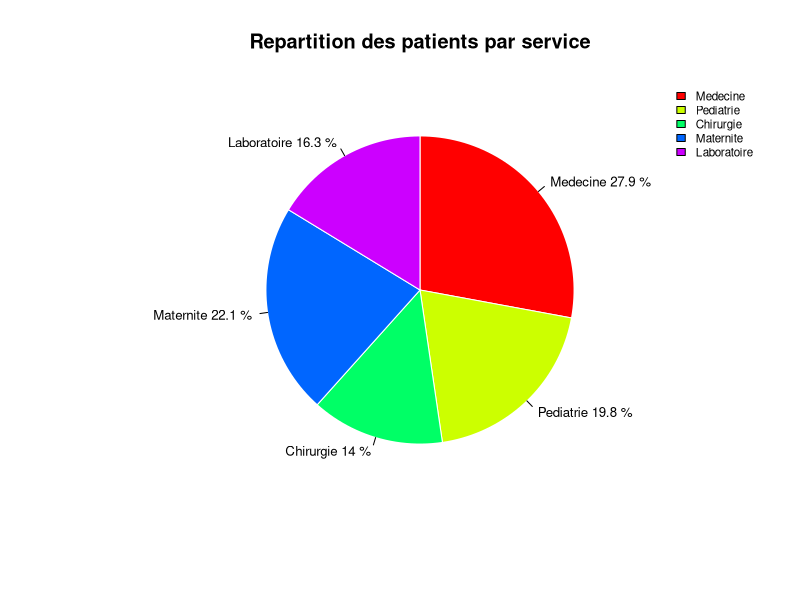

The R source for this figure:

# ============================================================
# SCRIPT R : CREATION D'UN DIAGRAMME CIRCULAIRE
# ============================================================

# 1. Definir les categories
services <- c("Medecine", "Pediatrie", "Chirurgie", "Maternite", "Laboratoire")

# 2. Definir les effectifs de chaque categorie
effectifs <- c(120, 85, 60, 95, 70)

# 3. Calculer les pourcentages de chaque categorie
pourcentages <- round(effectifs / sum(effectifs) * 100, 1)

# 4. Creer les etiquettes avec les noms et les pourcentages
etiquettes <- paste(services, pourcentages, "%")

# 5. Creer le diagramme circulaire
pie(
  x = effectifs,                 # Valeurs a representer
  labels = etiquettes,           # Noms et pourcentages
  main = "Repartition des patients par service",
  col = rainbow(length(services)), # Couleurs des secteurs
  clockwise = TRUE,              # Sens des aiguilles d'une montre
  init.angle = 90,               # Angle de depart
  border = "white",              # Bordure blanche des secteurs
  cex = 0.8                      # Taille des etiquettes
)

# 6. Ajouter une legende
legend(
  "topright",                    # Position de la legende
  legend = services,             # Noms des categories
  fill = rainbow(length(services)), # Couleurs correspondantes
  cex = 0.7,                      # Taille du texte
  bty = "n"                       # Supprimer le cadre
)
